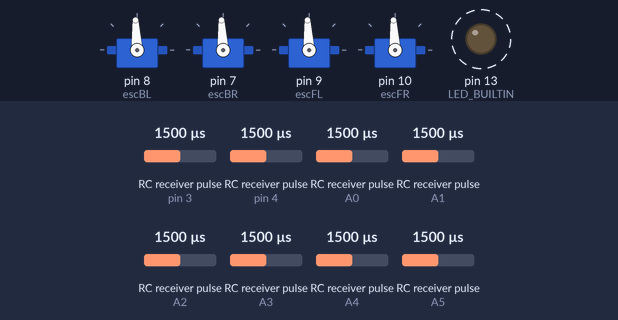
This sketch was run on a simulated Arduino Uno, built with avr-gcc and run on an emulated ATmega328P. Shown: 4 × servo, output pins drawn as LEDs (lit = HIGH). Wiring (inferred from the names in the program): 8 × RC receiver channel: data pin 3 / data pin 4 / data A0 / data A1 / data A2 / data A3 / data A4 / data A5. Dashed ring = blinking. Inputs (shaded band) come from the test bench; at power-on: RC receiver pulse (sensors on A0, A2, A3, pin 3, pin 4, A1, A4, A5) 1500 µs. What the sketch prints to the serial monitor is not drawn.

Above: at 3.14 s.
3.3 s: RC receiver pulse (sensor on A0) set to 1020 µs
At 3.65 s:
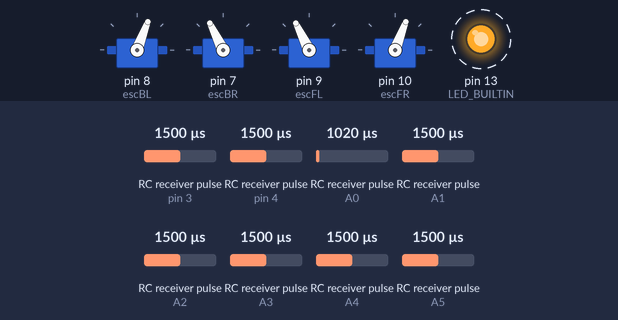
6.3 s: RC receiver pulse (sensor on A2) set to 1020 µs
At 6.65 s:
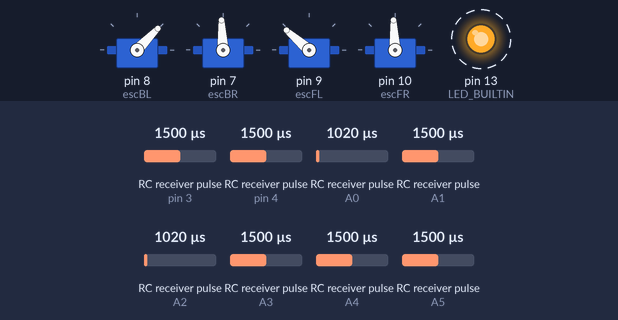
9.3 s: RC receiver pulse (sensor on A3) set to 1020 µs
At 9.66 s:
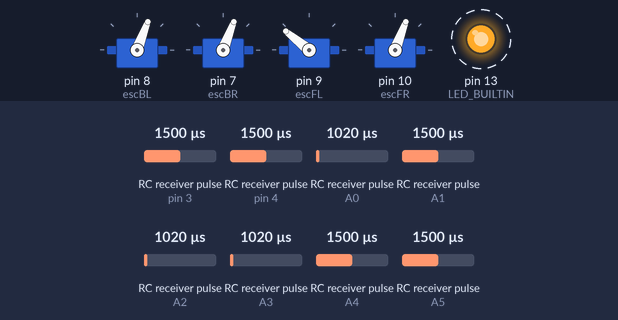
12.3 s: RC receiver pulse (sensor on A0) set to 1500 µs
At 12.73 s:
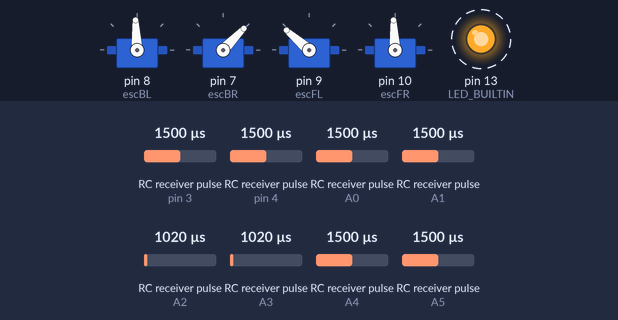
15.3 s: RC receiver pulse (sensor on A2) set to 1500 µs
At 15.73 s:
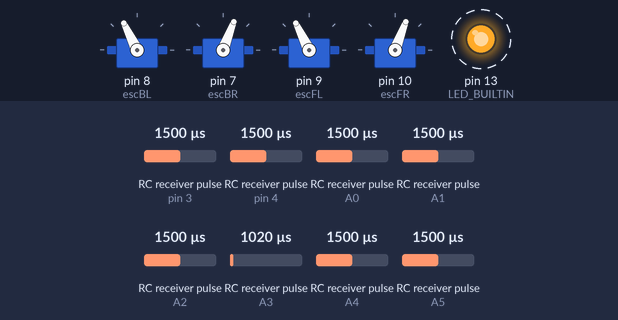
18.3 s: RC receiver pulse (sensor on A3) set to 1750 µs
At 18.72 s:
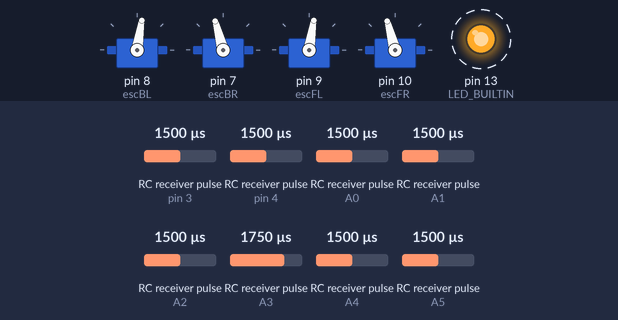
Timing chart, 0 to 22.3 s (numbered marks = the images above; inputs shaded):
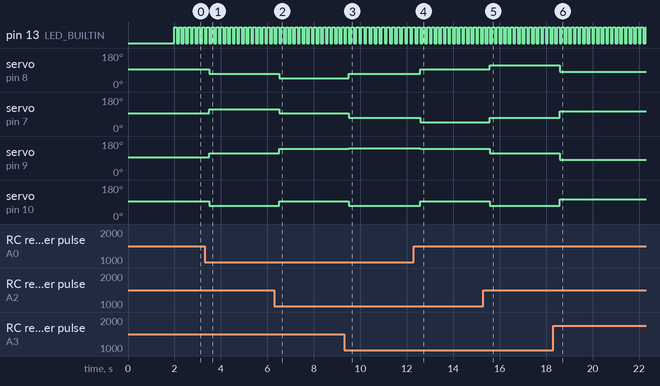

The sketch:

mecanum.ino
```cpp
#include <Servo.h>

int ch1 = A0;  // RF channel 1 rotate left/right
int ch2 = A1;  // RF channel 2
int ch3 = A2;  // RF channel 3
int ch4 = A3;  // RF channel 4 Forward/reverse
int ch5 = A4;  // RF channel 5
int ch6 = A5;  // RF channel 6 right shoulder switch - no action currently
int ch7 = 4;   // RF channel 7 (D4) - moved from D2
int ch8 = 3;   // RF channel 8 (D3) left shoulder swithch - no action currently

// ESC objects for mecanum wheels
Servo escFL;  // Front Left ESC (D9)
Servo escFR;  // Front Right ESC (D10)
Servo escBL;  // Back Left ESC (D6)
Servo escBR;  // Back Right ESC (D7)

void setup() {
  Serial.begin(9600);
  pinMode(ch1, INPUT);
  pinMode(ch2, INPUT);
  pinMode(ch3, INPUT);
  pinMode(ch4, INPUT);
  pinMode(ch5, INPUT);
  pinMode(ch6, INPUT);
  pinMode(ch7, INPUT);
  pinMode(ch8, INPUT);
  pinMode(LED_BUILTIN, OUTPUT);

  // Attach ESCs to pins
  escBL.attach(8);  // Back Left
  escBR.attach(7);   // Back Right
  escFL.attach(9);   // Front Left
  escFR.attach(10);  // Front Right

  // Initialize ESCs to neutral (1500µs)
  escFL.writeMicroseconds(1500);
  escFR.writeMicroseconds(1500);
  escBL.writeMicroseconds(1500);
  escBR.writeMicroseconds(1500);
  delay(2000);  // ESC calibration delay
}

void loop() {
  digitalWrite(LED_BUILTIN, HIGH);

  int val1 = pulseIn(ch1, HIGH, 25000);
  int val2 = pulseIn(ch2, HIGH, 25000);
  int val3 = pulseIn(ch3, HIGH, 25000);
  int val4 = pulseIn(ch4, HIGH, 25000);
  int val5 = pulseIn(ch5, HIGH, 25000);
  int val6 = pulseIn(ch6, HIGH, 25000);
  int val7 = pulseIn(ch7, HIGH, 25000);
  int val8 = pulseIn(ch8, HIGH, 25000);

  Serial.print("\r");
  Serial.print("CH1:");
  Serial.print(val1);
  Serial.print(" CH2:");
  Serial.print(val2);
  Serial.print(" CH3:");
  Serial.print(val3);
  Serial.print(" CH4:");
  Serial.print(val4);
  Serial.print(" CH5:");
  Serial.print(val5);
  Serial.print(" CH6:");
  Serial.print(val6);
  Serial.print(" CH7:");
  Serial.print(val7);
  Serial.print(" CH8:");
  Serial.print(val8);

  // Validate pulseIn readings (0 = timeout/no signal)
  if (val1 == 0) val1 = 1500;  // Default to center
  if (val4 == 0) val4 = 1500;
  if (val5 == 0) val5 = 1500;

  // Convert PWM values to motor speeds (-250 to 250 for mixing)
  int forward = map(val3, 1000, 2000, -250, 250);  // CH3: Forward/reverse
  int strafe = map(val4, 1000, 2000, -250, 250);   // CH4: Strafe left/right
  int rotate = map(val1, 1000, 2000, -250, 250);   // CH1: Rotate left/right

  // Debug intermediate values
  Serial.print(" | F:");
  Serial.print(forward);
  Serial.print(" S:");
  Serial.print(strafe);
  Serial.print(" R:");
  Serial.print(rotate);

  // Apply deadband (ignore small movements)
  if (abs(forward) < 25) forward = 0;
  if (abs(strafe) < 25) strafe = 0;
  if (abs(rotate) < 25) rotate = 0;

  // Mecanum wheel kinematics - front wheels reversed
  int frontLeft = -(forward + strafe + rotate);
  int frontRight = -(forward - strafe - rotate);
  int backLeft = forward - strafe + rotate;
  int backRight = forward + strafe - rotate;

  // Convert to ESC signals (1000-2000µs, 1500 = stop)
  int escFLSignal = constrain(map(frontLeft, -500, 500, 1000, 2000), 1000, 2000);
  int escFRSignal = constrain(map(frontRight, -500, 500, 1000, 2000), 1000, 2000);
  int escBLSignal = constrain(map(backLeft, -500, 500, 1000, 2000), 1000, 2000);
  int escBRSignal = constrain(map(backRight, -500, 500, 1000, 2000), 1000, 2000);

  // Debug motor outputs
  Serial.print(" FL:");
  Serial.print(escFLSignal);
  Serial.print(" FR:");
  Serial.print(escFRSignal);
  Serial.print(" BL:");
  Serial.print(escBLSignal);
  Serial.print(" BR:");
  Serial.print(escBRSignal);

  // Write to ESCs
  escFL.writeMicroseconds(escFLSignal);
  escFR.writeMicroseconds(escFRSignal);
  escBL.writeMicroseconds(escBLSignal);
  escBR.writeMicroseconds(escBRSignal);

  digitalWrite(LED_BUILTIN, LOW);
  delay(100);
}
```

Measured:
- after the input at 3.3 s, servo on pin 8 (escBL), servo on pin 10 (escFR): 93° → 69° after 0.20 s; servo on pin 7 (escBR), servo on pin 9 (escFL): 93° → 116° after 0.20 s
- after the input at 6.3 s, servo on pin 8 (escBL): 69° → 46° after 0.20 s; servo on pin 7 (escBR): 116° → 93° after 0.20 s; servo on pin 9 (escFL): 116° → 139° after 0.20 s; servo on pin 10 (escFR): 69° → 93° after 0.20 s
- after the input at 9.3 s, servo on pin 8 (escBL): 46° → 69° after 0.21 s; servo on pin 7 (escBR), servo on pin 10 (escFR): 93° → 69° after 0.21 s; servo on pin 9 (escFL): 139° → 141° after 0.21 s
- after the input at 12.3 s, servo on pin 8 (escBL), servo on pin 10 (escFR): 69° → 93° after 0.28 s; servo on pin 7 (escBR): 69° → 46° after 0.28 s; servo on pin 9 (escFL): 141° → 139° after 0.28 s
- after the input at 15.3 s, servo on pin 8 (escBL): 93° → 116° after 0.28 s; servo on pin 7 (escBR): 46° → 69° after 0.28 s; servo on pin 9 (escFL): 139° → 116° after 0.28 s; servo on pin 10 (escFR): 93° → 69° after 0.28 s
- after the input at 18.3 s, servo on pin 8 (escBL), servo on pin 9 (escFL): 116° → 81° after 0.28 s; servo on pin 7 (escBR), servo on pin 10 (escFR): 69° → 105° after 0.28 s
- by itself, pin 13 (LED_BUILTIN): alternates HIGH for 0.10 s and LOW for 0.10 s
